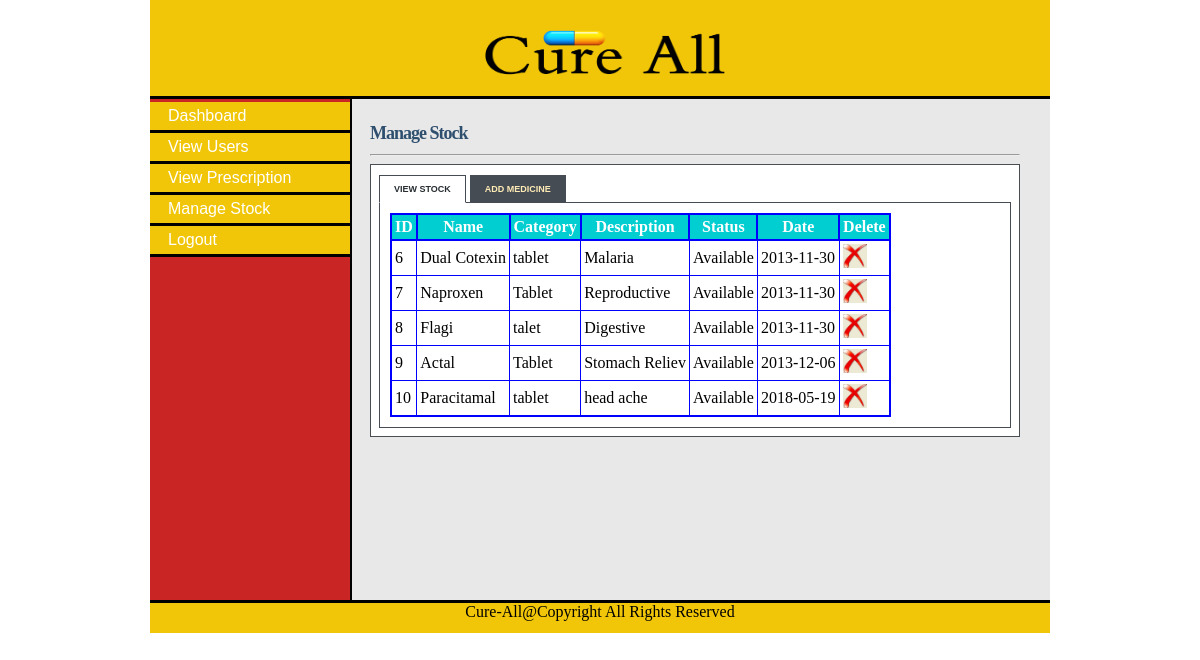
/stock.php (signed in), run on the app's committed database.
### tables this page shows
CREATE TABLE `stock` (
  `stock_id` tinyint(5) NOT NULL,
  `drug_name` varchar(20) NOT NULL,
  `category` varchar(20) NOT NULL,
  `description` varchar(50) NOT NULL,
  `company` varchar(20) NOT NULL,
  `supplier` varchar(20) NOT NULL,
  `quantity` int(11) NOT NULL,
  `cost` int(11) NOT NULL,
  `status` enum('Available','Inavailable') NOT NULL,
  `date_supplied` date NOT NULL
);

### stock.php (the view, shortened to what this page needs)
<!DOCTYPE html>
<html>
<head>
<link rel="stylesheet" type="text/css" href="style/mystyle.css">
<link rel="stylesheet" href="style/style.css" type="text/css" media="screen" />
<link rel="stylesheet" href="style/table.css" type="text/css" media="screen" />
</head>
<body>
<div id="content">
<div id="header">
<center><h1><a href="#"><img src="images/header_title.png"></a></h1></center></div>
<div id="left_column">
<div id="button">
<ul>
			<li><a href="manager.php">Dashboard</a></li>
			<li><a href="view.php">View Users</a></li>
			<li><a href="view_prescription.php">View Prescription</a></li>
			<li><a href="stock.php">Manage Stock</a></li>
			<li><a href="logout.php">Logout</a></li>
		</ul>
</div>
		</div>
<div id="main">
<div id="tabbed_box" class="tabbed_box">
    <h4>Manage Stock</h4>
<hr/>
    <div class="tabbed_area">
        <ul class="tabs">
            <li><a href="javascript:tabSwitch('tab_1', 'content_1');" id="tab_1" class="active">View Stock</a></li>
            <li><a href="javascript:tabSwitch('tab_2', 'content_2');" id="tab_2">Add Medicine</a></li>
        </ul>
        <div id="content_1" class="content">
		<?php
        include_once('connect_db.php');
		$sql="SELECT * FROM stock";
        $result = mysqli_query($con,$sql)
                or die(mysqli_error());
        echo "<table border='1' cellpadding='3'>";
         echo "<tr><th>ID</th><th>Name</th><th>Category</th><th>Description</th><th>Status </th><th>Date </th><th>Delete</th></tr>";
        while($row = mysqli_fetch_array( $result )) {
                echo "<tr>";
                 echo '<td>' . $row['stock_id'] . '</td>';
                echo '<td>' . $row['drug_name'] . '</td>';
				echo '<td>' . $row['category'] . '</td>';
				echo '<td>' . $row['description'] . '</td>';
				echo '<td>' . $row['status'] . '</td>';
				echo '<td>' . $row['date_supplied'] . '</td>';?>
				<td><a href="delete_stock.php?stock_id=<?php echo $row['stock_id']?>"><img src="images/delete-icon.jpg" width="24" height="24" border="0" /></a></td>
				<?php
		 }
        echo "</table>";
?>
        </div>
    </div>
</div>
</div>
<div id="footer" align="Center">Cure-All@Copyright All Rights Reserved</div>
</div>
</body>
</html>

### style/mystyle.css (style rules this page uses)
body { margin-top: 0px; padding-top: 0px; }
#content { margin-left: auto; margin-right: auto; background: #E8E8E8; width: 900px; height: 600px; }
#header { width: 900px; height: 96px; background: #F1C608; border-bottom: solid 3px black; }
#header h1 { margin: 0px; padding-top: 0px; margin-left: 280px; color: #fff; }
#header img { float:left; height: 90px; width: 350px; }
#left_column { clear: all; float: left; width: 200px; height: 501px; background: #c92525; border-right:solid 2px black; }
#main { clear: all; width: 780px; height: 470px; background: #E8E8E8; }
#button { width: 12.5em; padding: 0 0 1em 0; margin-top: 0.2em; margin-bottom: 1em; font-family: 'Trebuchet MS', 'Lucida Grande', Verdana, Arial, Sans-serif; color: #333; }
#button ul { list-style: none; margin: 0; padding: 0; border: none; }
#button li { border-bottom: 3px solid black; margin: 0; list-style: none; list-style-image: none; }
#button li a { display: block; padding: 5px 5px 5px 0.5em; border-left: 10px solid #F1C608; border-right: 10px solid #F1C608; background-color: #F1C608;; color: #fff; text-decoration: none; width: 100%; }
html>body #button li a { width: auto; }
#footer { width: 900px; height: 30px; background: #F1C608; clear: all; border-top: solid 3px black; }

### style/style.css (style rules this page uses)
#tabbed_box { margin: 0px auto 0px 220px; width: 650px; }
.tabbed_box h4 { font-size: 18px; color:#2F4F6F; letter-spacing:-1px; margin-bottom:10px; }
.tabbed_area { border: 1px solid #494e52; background-color: #fff; padding: 8px; }
ul.tabs { margin: 0px; padding: 0px; margin-top: 5px; margin-bottom: 6px; }
ul.tabs li { list-style: none; display: inline; }
ul.tabs li a { background-color: #464c54; color: #ffebb5; padding: 8px 14px 8px 14px; text-decoration: none; font-size: 9px; font-family: Verdana, Arial, Helvetica, sans-serif; font-weight: bold; text-transform: uppercase; border: 1px solid #464c54; }
ul.tabs li a.active { background-color: #ffffff; color: #282e32; border: 1px solid #464c54; border-bottom: 1px solid #ffffff; }
.content { background-color: #ffffff; padding: 10px; border: 1px solid #464c54; }

### style/table.css (style rules this page uses)
table { border-collapse:collapse; }
table,th { border: 2px solid blue; }
th { background-color: #00CED1; color:white; }

### stock.php (style rules this page uses)
#main { height: 477px; }

### data on the page
stock: stock_id "6", drug_name "Dual Cotexin", category "tablet", description "Malaria", status "Available", date_supplied "2013-11-30"
stock: stock_id "7", drug_name "Naproxen", category "Tablet", description "Reproductive", status "Available", date_supplied "2013-11-30"
stock: stock_id "8", drug_name "Flagi", category "talet", description "Digestive", status "Available", date_supplied "2013-11-30"
stock: stock_id "9", drug_name "Actal", category "Tablet", description "Stomach Reliev", status "Available", date_supplied "2013-12-06"
stock: stock_id "10", drug_name "Paracitamal", category "tablet", description "head ache", status "Available", date_supplied "2018-05-19"
